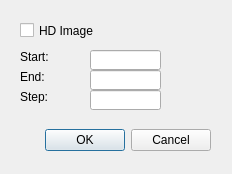
<?xml version="1.0" encoding="UTF-8"?>
<ui version="4.0">
 <class>InterpolationVideoSettingDialog</class>
 <widget class="QDialog" name="InterpolationVideoSettingDialog">
  <property name="geometry">
   <rect>
    <x>0</x>
    <y>0</y>
    <width>232</width>
    <height>174</height>
   </rect>
  </property>
  <property name="windowTitle">
   <string>Dialog</string>
  </property>
  <widget class="QWidget" name="layoutWidget">
   <property name="geometry">
    <rect>
     <x>30</x>
     <y>120</y>
     <width>181</width>
     <height>41</height>
    </rect>
   </property>
   <layout class="QHBoxLayout">
    <property name="spacing">
     <number>6</number>
    </property>
    <property name="margin">
     <number>0</number>
    </property>
    <item>
     <spacer>
      <property name="orientation">
       <enum>Qt::Horizontal</enum>
      </property>
      <property name="sizeHint" stdset="0">
       <size>
        <width>131</width>
        <height>31</height>
       </size>
      </property>
     </spacer>
    </item>
    <item>
     <widget class="QPushButton" name="okButton">
      <property name="text">
       <string>OK</string>
      </property>
     </widget>
    </item>
    <item>
     <widget class="QPushButton" name="cancelButton">
      <property name="text">
       <string>Cancel</string>
      </property>
     </widget>
    </item>
   </layout>
  </widget>
  <widget class="QCheckBox" name="checkBoxHDImage">
   <property name="geometry">
    <rect>
     <x>20</x>
     <y>20</y>
     <width>81</width>
     <height>21</height>
    </rect>
   </property>
   <property name="text">
    <string>HD Image</string>
   </property>
  </widget>
  <widget class="QLabel" name="label">
   <property name="geometry">
    <rect>
     <x>20</x>
     <y>50</y>
     <width>46</width>
     <height>13</height>
    </rect>
   </property>
   <property name="text">
    <string>Start:</string>
   </property>
  </widget>
  <widget class="QLabel" name="label_2">
   <property name="geometry">
    <rect>
     <x>20</x>
     <y>70</y>
     <width>46</width>
     <height>13</height>
    </rect>
   </property>
   <property name="text">
    <string>End:</string>
   </property>
  </widget>
  <widget class="QLabel" name="label_3">
   <property name="geometry">
    <rect>
     <x>20</x>
     <y>90</y>
     <width>46</width>
     <height>13</height>
    </rect>
   </property>
   <property name="text">
    <string>Step:</string>
   </property>
  </widget>
  <widget class="QLineEdit" name="lineEditStart">
   <property name="geometry">
    <rect>
     <x>90</x>
     <y>50</y>
     <width>71</width>
     <height>20</height>
    </rect>
   </property>
  </widget>
  <widget class="QLineEdit" name="lineEditEnd">
   <property name="geometry">
    <rect>
     <x>90</x>
     <y>70</y>
     <width>71</width>
     <height>20</height>
    </rect>
   </property>
  </widget>
  <widget class="QLineEdit" name="lineEditStep">
   <property name="geometry">
    <rect>
     <x>90</x>
     <y>90</y>
     <width>71</width>
     <height>20</height>
    </rect>
   </property>
  </widget>
 </widget>
 <resources/>
 <connections>
  <connection>
   <sender>okButton</sender>
   <signal>clicked()</signal>
   <receiver>Dialog</receiver>
   <slot>accept()</slot>
   <hints>
    <hint type="sourcelabel">
     <x>278</x>
     <y>253</y>
    </hint>
    <hint type="destinationlabel">
     <x>96</x>
     <y>254</y>
    </hint>
   </hints>
  </connection>
  <connection>
   <sender>cancelButton</sender>
   <signal>clicked()</signal>
   <receiver>Dialog</receiver>
   <slot>reject()</slot>
   <hints>
    <hint type="sourcelabel">
     <x>369</x>
     <y>253</y>
    </hint>
    <hint type="destinationlabel">
     <x>179</x>
     <y>282</y>
    </hint>
   </hints>
  </connection>
 </connections>
</ui>
